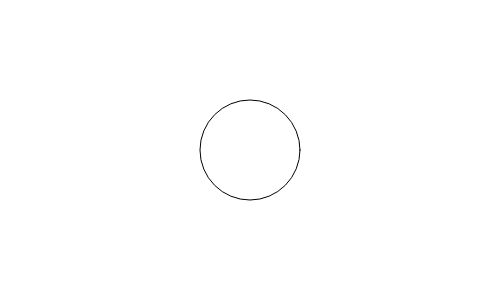
Frame 1 (no input)
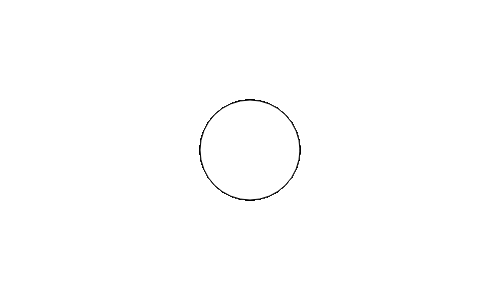
Frame 60 (no input)
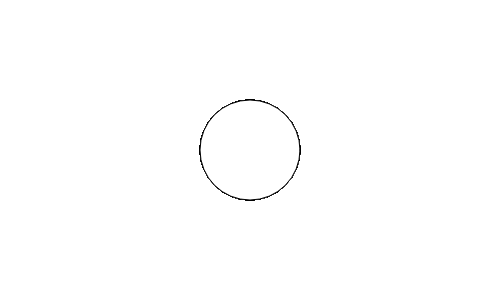
Frame 120 (the mouse pressed at the canvas centre since frame 60)

The p5.js sketch that drew these frames (run headless with seeded random() and noise() and a simulated clock; from frame 60 on, the mouse is pressed at the canvas centre):

// p5.js sketch
// ── sketch.js
function setup() {
    createCanvas(500, 300);
}

function draw() {
    circle(250, 150, 100);
}


// ── starterCode.html
<!DOCTYPE html>
<html lang="en">
  <head>
    <meta charset="utf-8" />
    <meta name="viewport" content="width=device-width, initial-scale=1.0">

    <title>Lecture 1 - starterCode</title>

    <link rel="stylesheet" type="text/css" href="./lib/main-styles.css">

    <script src="./lib/libraries/p5.min.js"></script>
  </head>

  <body>
    <script src="sketch.js"></script>
  </body>
</html>
